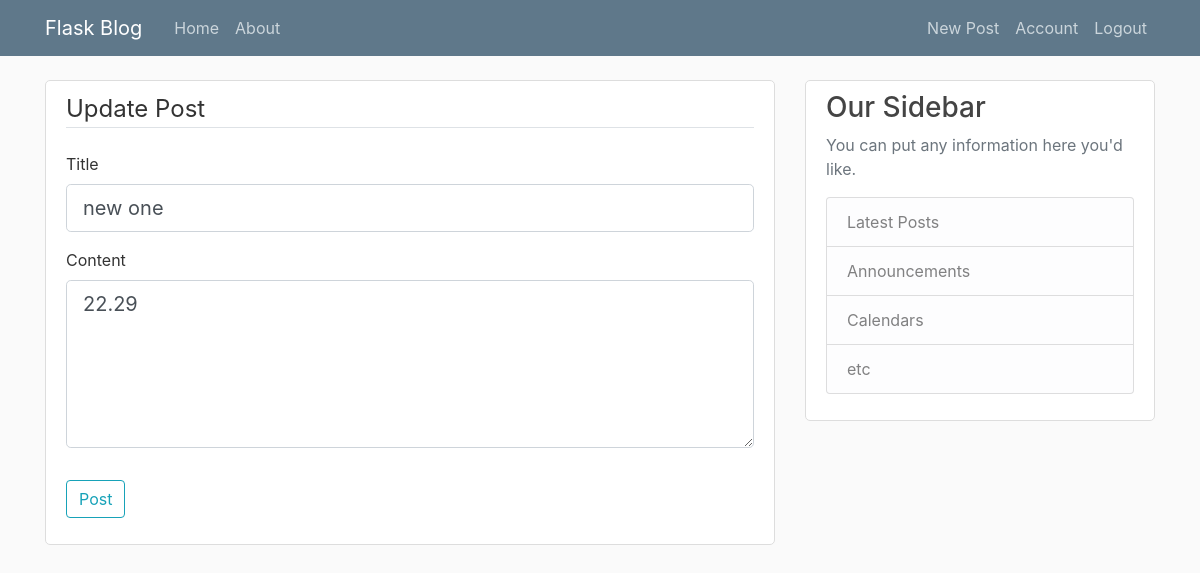
The app's page /post/25/update (signed in), older data.
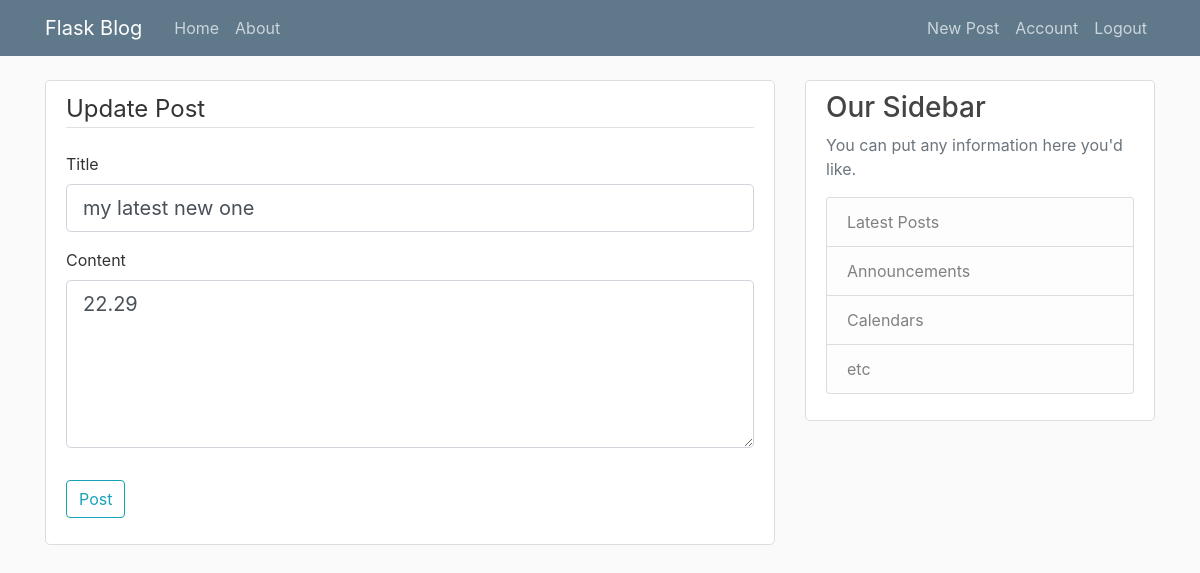
The same page, newer data.
### flaskblog/models.py (models this page shows, shortened)
class Post(db.Model):
    id = db.Column(db.Integer, primary_key=True)
    title = db.Column(db.String(100), nullable=False)
    date_posted = db.Column(db.DateTime, nullable=False, default=datetime.utcnow())
    content = db.Column(db.Text, nullable=False)
    user_id = db.Column(db.Integer, db.ForeignKey('user.id'), nullable=False)

### flaskblog/posts/routes.py (the view)
@posts.route('/post/<int:post_id>/update', methods=['POST', 'GET'])
@login_required
def update_post(post_id):
    post = Post.query.get_or_404(post_id)
    if post.author != current_user:
        abort(403)
    form = PostForm()
    if form.validate_on_submit():
        post.title = form.title.data
        post.content = form.content.data
        db.session.commit()
        flash('Your post has been updated!', 'success')
        return redirect(url_for('posts.post', post_id=post.id))
    elif request.method == 'GET':
        form.title.data = post.title
        form.content.data = post.content
    return render_template('create_post.html', title='Update Post',
                           form=form, legend='Update Post')

### flaskblog/posts/forms.py
class PostForm(FlaskForm):
    title = StringField('Title', validators=[DataRequired()])
    content = TextAreaField('Content', validators=[DataRequired()])
    submit = SubmitField('Post')

### flaskblog/models.py (called while the page is built)
@login_manager.user_loader
def load_user(user_id):
    return User.query.get(int(user_id))

### flaskblog/templates/create_post.html (shortened to what this page needs)
{% extends "layout.html" %}
{% block content %}
  <div class="content-section">
    <form method="POST" action="">
      <fieldset class="form-group">
        <legend class="border-bottom mb-4">{{ legend }}</legend>
        <div class="form-group">
          {{ form.title.label(class="form-control-label") }}
          {% if form.title.errors %}
            {{ form.title(class="form-control form-control-lg is-invalid") }}
            <div class="invalid-feedback">
              {% for error in form.title.errors %}
                <span>{{ error }}</span>
              {% endfor %}
            </div>
          {% else %}
            {{ form.title(class="form-control form-control-lg") }}
          {% endif %}
        </div>
        <div class="form-group">
          {{ form.content.label(class="form-control-label") }}
          {% if form.content.errors %}
            {{ form.content(class="form-control form-control-lg is-invalid") }}
            <div class="invalid-feedback">
              {% for error in form.content.errors %}
                <span>{{ error }}</span>
              {% endfor %}
            </div>
          {% else %}
            {{ form.content(class="form-control form-control-lg", rows="5") }}
          {% endif %}
        </div>
      </fieldset>
      <div class="form-group">
        {{ form.submit(class="btn btn-outline-info") }}
      </div>
    </form>
  </div>
{% endblock content %}

Row changes from the older to the newer data that the page shows:
changed Post: title "new one" → "my latest new one"
